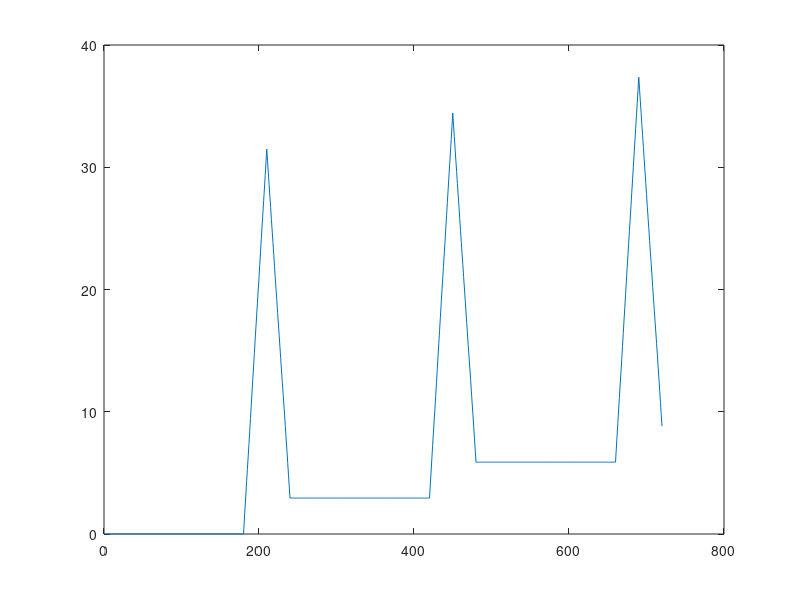

Write MATLAB code to recreate this figure.
clc, clear, close all

d1_time = 180;
d2_time = 60;
d1 = zeros(1,d1_time);

rand2 = 0.1*rand(1,d2_time);
t = 1:d2_time;
d2 = zeros(0);
for i=1:3
d2 = [d2 d1];
d2 = [d2 square(t/(pi*3.1), 50)+rand2];
end
csum = cumsum(d2);

plot(csum);